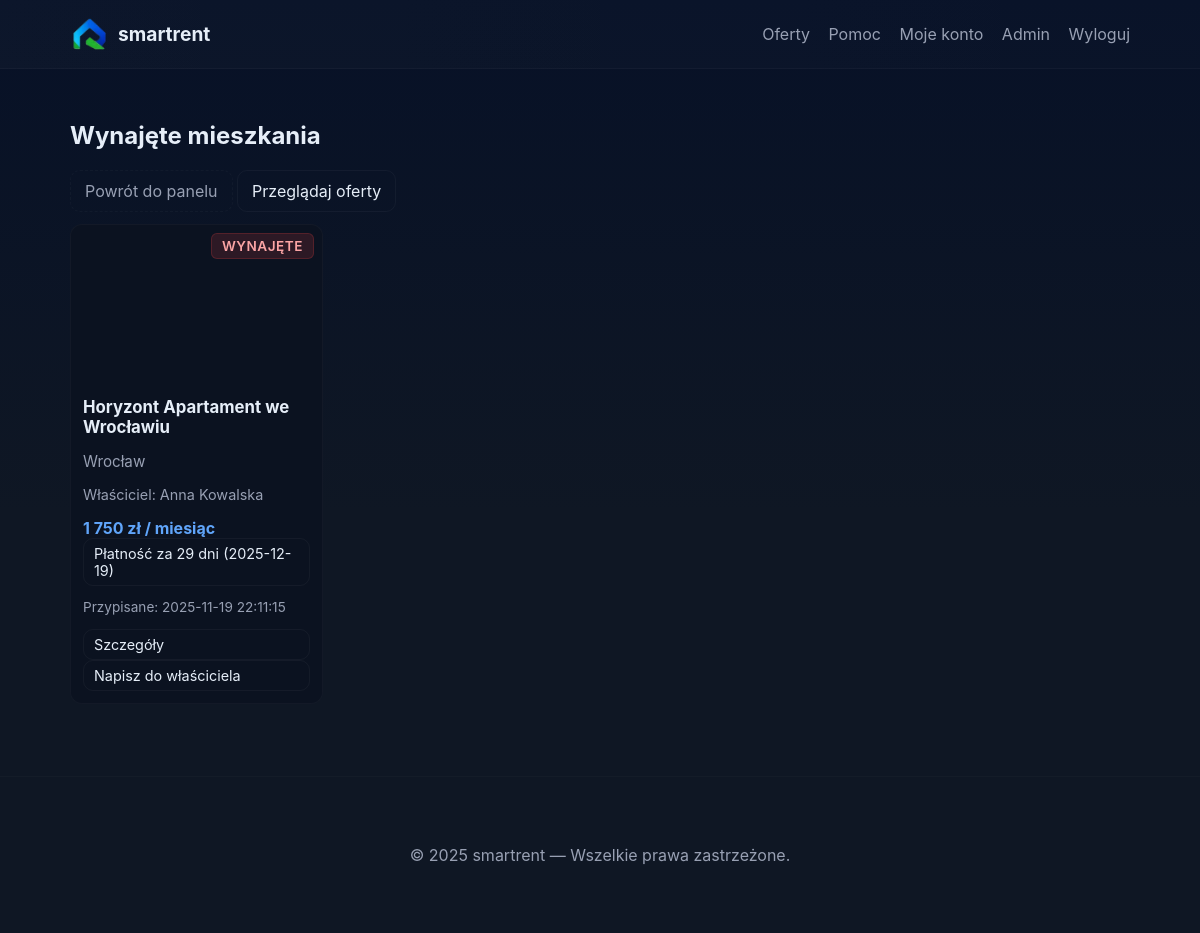
/rented_properties.php (signed in), run on the app's committed database.
### tables this page shows
CREATE TABLE `assignments` (
  `id` int(11) NOT NULL,
  `property_id` int(11) NOT NULL,
  `tenant_id` int(11) NOT NULL,
  `assigned_by` int(11) NOT NULL,
  `status` enum('pending','confirmed','ended') NOT NULL DEFAULT 'confirmed',
  `start_date` date DEFAULT NULL,
  `end_date` date DEFAULT NULL,
  `notes` text DEFAULT NULL,
  `created_at` datetime DEFAULT current_timestamp()
);

CREATE TABLE `properties` (
  `id` int(11) NOT NULL,
  `title` varchar(255) NOT NULL,
  `description` text DEFAULT NULL,
  `price` decimal(10,2) NOT NULL DEFAULT 0.00,
  `city` varchar(120) NOT NULL,
  `image` varchar(255) DEFAULT NULL,
  `owner_id` int(11) DEFAULT NULL,
  `is_rented` tinyint(1) DEFAULT 0,
  `created_at` datetime DEFAULT current_timestamp()
);

CREATE TABLE `users` (
  `id` int(11) NOT NULL,
  `name` varchar(150) NOT NULL,
  `email` varchar(200) NOT NULL,
  `password` varchar(255) NOT NULL,
  `role` enum('user','admin') NOT NULL DEFAULT 'user',
  `created_at` datetime DEFAULT current_timestamp()
);

### rented_properties.php (the view, shortened to what this page needs)
<?php
require_once 'includes/db.php';
$user_id = $_SESSION['user_id'];
$stmt = $pdo->prepare("
    SELECT a.*,
           p.title, p.city, p.price, p.image,
           u.name AS owner_name, u.id AS owner_id
    FROM assignments a
    LEFT JOIN properties p ON a.property_id = p.id
    LEFT JOIN users u ON p.owner_id = u.id
    WHERE a.tenant_id = :uid AND a.status = 'confirmed'
    ORDER BY a.created_at DESC
");
$stmt->execute(['uid' => $user_id]);
$rentals = $stmt->fetchAll(PDO::FETCH_ASSOC);
if (!function_exists('format_price')) {
    function format_price($amount): string {
        $val = (float)$amount;
        if (floor($val) == $val) {
            return number_format($val, 0, ',', ' ') . ' zł';
        }
        return number_format($val, 2, ',', ' ') . ' zł';
    }
}
if (!function_exists('calculate_days_until_payment')) {
    function calculate_days_until_payment($created_at): array {
        $createdDate = new DateTime($created_at);
        $paymentDate = clone $createdDate;
        $paymentDate->modify('+30 days');
        $now = new DateTime();
        $diff = $now->diff($paymentDate);
        $daysRemaining = (int)$diff->format('%r%a');
        return [
            'days' => abs($daysRemaining),
            'isPast' => $daysRemaining < 0,
            'paymentDate' => $paymentDate->format('Y-m-d')
        ];
    }
}
?>
<!doctype html>
<html lang="pl">
<head>
  <link rel="stylesheet" href="assets/css/style.css">
</head>
<body>
<?php include 'includes/navbar.php'; ?>
<main class="container">
  <h2>Wynajęte mieszkania</h2>
  <div style="margin-bottom:12px">
    <a class="btn btn-ghost" href="user_panel.php">Powrót do panelu</a>
    <a class="btn" href="property_list.php">Przeglądaj oferty</a>
  </div>
  <?php if (empty($rentals)): ?>
    <div class="panel">
      <p>Nie wynajmujesz obecnie żadnych mieszkań.</p>
      <p><a class="btn" href="property_list.php">Przeglądaj dostępne oferty</a></p>
    </div>
  <?php else: ?>
    <div class="grid">
      <?php foreach ($rentals as $r): ?>
        <?php
          $imgSrc = !empty($r['image'])
              ? 'uploads/properties/' . rawurlencode($r['image'])
              : 'assets/img/placeholder.png';
          $statusText = '';
          $statusClass = '';
          switch($r['status']) {
              case 'confirmed':
                  $statusText = 'Wynajęte';
                  $statusClass = 'status-active';
                  break;
          }
          $paymentInfo = calculate_days_until_payment($r['created_at']);
          $paymentMessage = '';
          if ($paymentInfo['isPast']) {
              $paymentClass = 'overdue';
              $paymentMessage = "⚠️ ZALEGŁA! Płatność należy była " . $paymentInfo['days'] . " dni temu (" . $paymentInfo['paymentDate'] . ")";
          } elseif ($paymentInfo['days'] <= 7) {
              $paymentClass = 'soon';
              $paymentMessage = "⏰ Płatność za " . $paymentInfo['days'] . " dni (" . $paymentInfo['paymentDate'] . ")";
          } else {
              $paymentMessage = "Płatność za " . $paymentInfo['days'] . " dni (" . $paymentInfo['paymentDate'] . ")";
          }
        ?>
        <article class="card">
          <div class="card-img" style="background-image:url('<?=htmlspecialchars($imgSrc, ENT_QUOTES)?>')">
            <span class="badge <?=$statusClass?>"><?=htmlspecialchars($statusText)?></span>
          </div>
          <div class="card-body">
            <h3><?=htmlspecialchars($r['title'] ?? 'Bez tytułu')?></h3>
            <p class="muted"><?=htmlspecialchars($r['city'] ?? '-')?></p>
            <p class="muted" style="font-size:0.9rem">
              Właściciel: <?=htmlspecialchars($r['owner_name'] ?? 'Nieznany')?>
            </p>
            <div class="price"><?=format_price($r['price'])?> / miesiąc</div>
            <a class="btn btn-sm" href="javascript:void(0);">
              <?=htmlspecialchars($paymentMessage)?>
            </a>
            <p class="muted" style="font-size:0.85rem">
              Przypisane: <?=htmlspecialchars($r['created_at'])?>
            </p>
            <div style="margin-top:8px">
              <a class="btn btn-sm" href="property_details.php?id=<?=intval($r['property_id'])?>">Szczegóły</a>
              <?php if ($r['owner_id']): ?>
                <a class="btn btn-sm" href="messages.php?property_id=<?=intval($r['property_id'])?>&partner_id=<?=intval($r['owner_id'])?>">Napisz do właściciela</a>
              <?php endif; ?>
            </div>
          </div>
        </article>
      <?php endforeach; ?>
    </div>
  <?php endif; ?>
</main>
<?php include 'includes/footer.php'; ?>
</body>
</html>

### assets/css/style.css (style rules this page uses)
:root { --bg:#0f1724; --card:#0b1220; --muted:#98a0b3; --accent:#6ee7b7; --accent-2:#60a5fa; --text:#e6eef8; --glass: rgba(255,255,255,0.03); --radius:12px; --max-width:1100px; --gap:18px; font-family: Inter, ui-sans-serif, system-ui, -apple-system, "Segoe UI", Roboto, "Helvetica Neue", Arial; color-scheme: dark; }
* { box-sizing:border-box }
body { margin:0; background: linear-gradient(180deg, #071127 0%, #0f1724 55%); color:var(--text); -webkit-font-smoothing:antialiased; -moz-osx-font-smoothing:grayscale; min-height:100vh; }
.container { max-width:var(--max-width); margin:0 auto; padding:32px 20px; }
.btn { display:inline-block;padding:10px 14px;border-radius:10px;background:transparent;border:1px solid rgba(255,255,255,0.04);color:var(--text);text-decoration:none;cursor:pointer; }
.btn-ghost { background:transparent;border:1px dashed rgba(255,255,255,0.03);color:var(--muted) }
.grid { display:grid;grid-template-columns:repeat(auto-fill,minmax(240px,1fr));gap:16px }
.card { background:var(--card);border-radius:12px;overflow:hidden;border:1px solid rgba(255,255,255,0.03) }
.card a { color:inherit;text-decoration:none;display:block }
.card-img { height:160px;background-size:cover;background-position:center }
.card-body { padding:12px }
.card-body h3 { margin:0 0 6px;font-size:1.05rem }
.muted { color:var(--muted);font-size:0.95rem }
.price { margin-top:8px;font-weight:700;color:var(--accent-2) }
.badge { position:absolute; top:8px; right:8px; padding:4px 10px; border-radius:6px; font-size:0.85rem; font-weight:600; text-transform:uppercase; letter-spacing:0.5px; }
.status-rented, .status-active { background:rgba(239,68,68,0.15); color:#fca5a5; border:1px solid rgba(239,68,68,0.2); }
.card-img { position:relative }
.btn-sm { padding:6px 10px;font-size:0.9rem }

### data on the page
assignments: status "WYNAJĘTE", property.title "Horyzont Apartament we Wrocławiu", property.city "Wrocław", users.name "Anna Kowalska", property.price "1 750 zł", created_at "Płatność za 29 dni (2025-12-19)", created_at "2025-11-19 22:11:15"

### other printed values
APP_NAME "smartrent"
